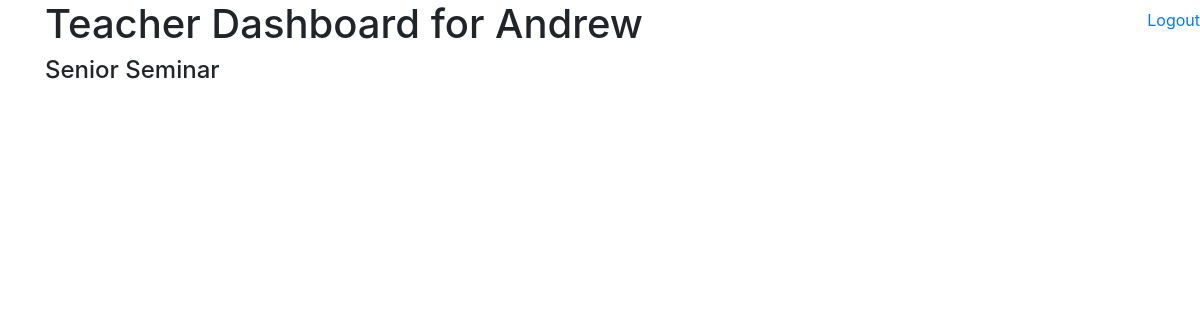
/teacher/dashboard/ (signed in), run on an earlier commit of the app's database.
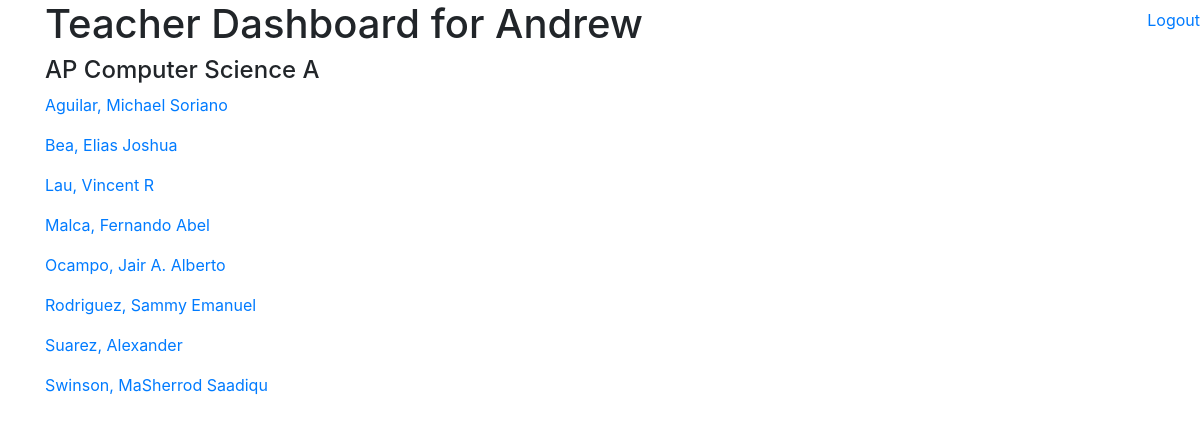
And on a later commit of the database.
### main/models.py (models this page shows, shortened)
class CustomUser(AbstractUser):
    username = None
    email = models.EmailField(_('email address'), unique=True)
    is_teacher = models.BooleanField(default=False)
    is_student = models.BooleanField(default=False)
    is_parent = models.BooleanField(default=False)
    USERNAME_FIELD = 'email'
    REQUIRED_FIELDS = []
    class Meta:
        ordering = ['last_name']
    objects = CustomUserManager()
    def __str__(self):
        return self.email

class Course(models.Model):
    title = models.CharField(max_length=75)
    section = models.CharField(max_length=20, null=True)
    teacher = models.ForeignKey(settings.AUTH_USER_MODEL, related_name='course_teacher', on_delete=models.CASCADE, null=True)
    secondary_instructor = models.ForeignKey(settings.AUTH_USER_MODEL, related_name='secondary_teacher', on_delete=models.CASCADE, blank=True, null=True)
    term = models.CharField(max_length=10, null=True, blank=True)
    credit_hours = models.FloatField(null=True)
    description = models.TextField(max_length=None, null=True, blank=True)
    start_date = models.DateField( auto_now_add=True, null=True)
    end_date = models.DateField( auto_now_add=True, null=True)
    class Meta:
        ordering = ['title']

### student/models.py (models this page shows, shortened)
class Student(models.Model):
    RACE_CHOICES = [
        ('american_indian_or_alaska_native', 'American Indian or Alaska Native'),
        ('asian', 'Asian'),
        ('black', 'Black'),
        ('latinx', 'Latinx'),
        ('native_hawaiian_or_pacific_islander', 'Native Hawaiin or Pacific Islander'),
        ('white', 'White'),
        ('other', 'Other')
    ]
    ELL_CHOICES = [
        ('EO', 'EO'),
        ('EL', 'EL'),
        ('RFEP', 'RFEP'),
        ('IFEP', 'IFEP'),
        ('N/A', 'N/A')
    ]
    user = models.OneToOneField(settings.AUTH_USER_MODEL, related_name='student', on_delete=models.CASCADE, null=True)
    grade_level = models.IntegerField(max_length=None, null=True)
    profile_img = models.ImageField(default='default.jpg', upload_to='profile_imgs')
    calstudentID = models.IntegerField(max_length=None, null=True)
    is_iep = models.BooleanField(default=False, null=True) # The IEP, Individualized Education Program,
    ell_status = models.CharField(max_length=50, null=True, choices=ELL_CHOICES) #ELL, English Language Learner
    on_reduced_lunch = models.BooleanField(default=False, null=True) #Some students who qualify for reduced lunch
    race = models.CharField(max_length=50, null=True, choices=RACE_CHOICES)
    courses = models.ManyToManyField(Course)
    def __str__(self):
        return f'{self.user} Profile'

### teacher/views.py (the view)
# urls.py: path('dashboard/', StudentListView.as_view(), name='teacher-dashboard'),
class StudentListView(ListView):
    model = Student
    template_name = 'teacher/dashboard.html'
    context_object_name = 'roster'
    def get_queryset(self):
        roster = {}
        courses = Course.objects.filter(teacher=self.request.user).all()
        for course in courses:
            students = Student.objects.filter(courses__id=course.id).all()
            roster[str(course.title)] = students
        return roster
    def get_context_data(self, **kwargs):
        context = super().get_context_data(**kwargs)
        context['first_name'] = self.request.user.get_short_name()
        return context

### teacher/templates/teacher/dashboard.html
{% extends 'main/base.html' %}
{% block content %}
    <h1>Teacher Dashboard for {{ first_name }}</h1>
    {% for class, students in roster.items %}
        <h4>{{ class }}</h4>
        {% for student in students %}
            <a href="{% url 'student-detail' student.id %}"><p>{{ student.user.last_name }}, {{ student.user.first_name }}</p></a>
        {% endfor %}
    {% endfor %}
{% endblock %}

### main/templates/main/base.html (shortened to what this page needs)
<!DOCTYPE html>
<html>
<head>
    <link rel="stylesheet" href="https://stackpath.bootstrapcdn.com/bootstrap/4.3.1/css/bootstrap.min.css">
</head>
<body>
    <header class='site-header'>
        <nav>
            <div class='navbar-nav  float-right'>
                {% if user.is_authenticated %}
                <a class='nav-item nav-link' href='{% url 'logout' %}'>Logout</a>
                {% else %}
                <a class='nav-item nav-link' href='{% url 'login' %}'>Login</a>
                {% endif %}
            </div>
        </nav>
    </header>
    <div class="container">
        {% block content %}
        {% endblock %}
    </div>
</body>
</html>

What changed in the data, as far as the page shows it:
removed Course: roster "Senior Seminar"
now on this page (row edited): Course: roster "AP Computer Science A"
added Student: user.last_name "Aguilar", user.first_name "Michael Soriano"
added Student: user.last_name "Bea", user.first_name "Elias Joshua"
added Student: user.last_name "Lau", user.first_name "Vincent R"
added Student: user.last_name "Malca", user.first_name "Fernando Abel"
added Student: user.last_name "Ocampo", user.first_name "Jair A. Alberto"
added Student: user.last_name "Rodriguez", user.first_name "Sammy Emanuel"
added Student: user.last_name "Suarez", user.first_name "Alexander"
added Student: user.last_name "Swinson", user.first_name "MaSherrod Saadiqu"
